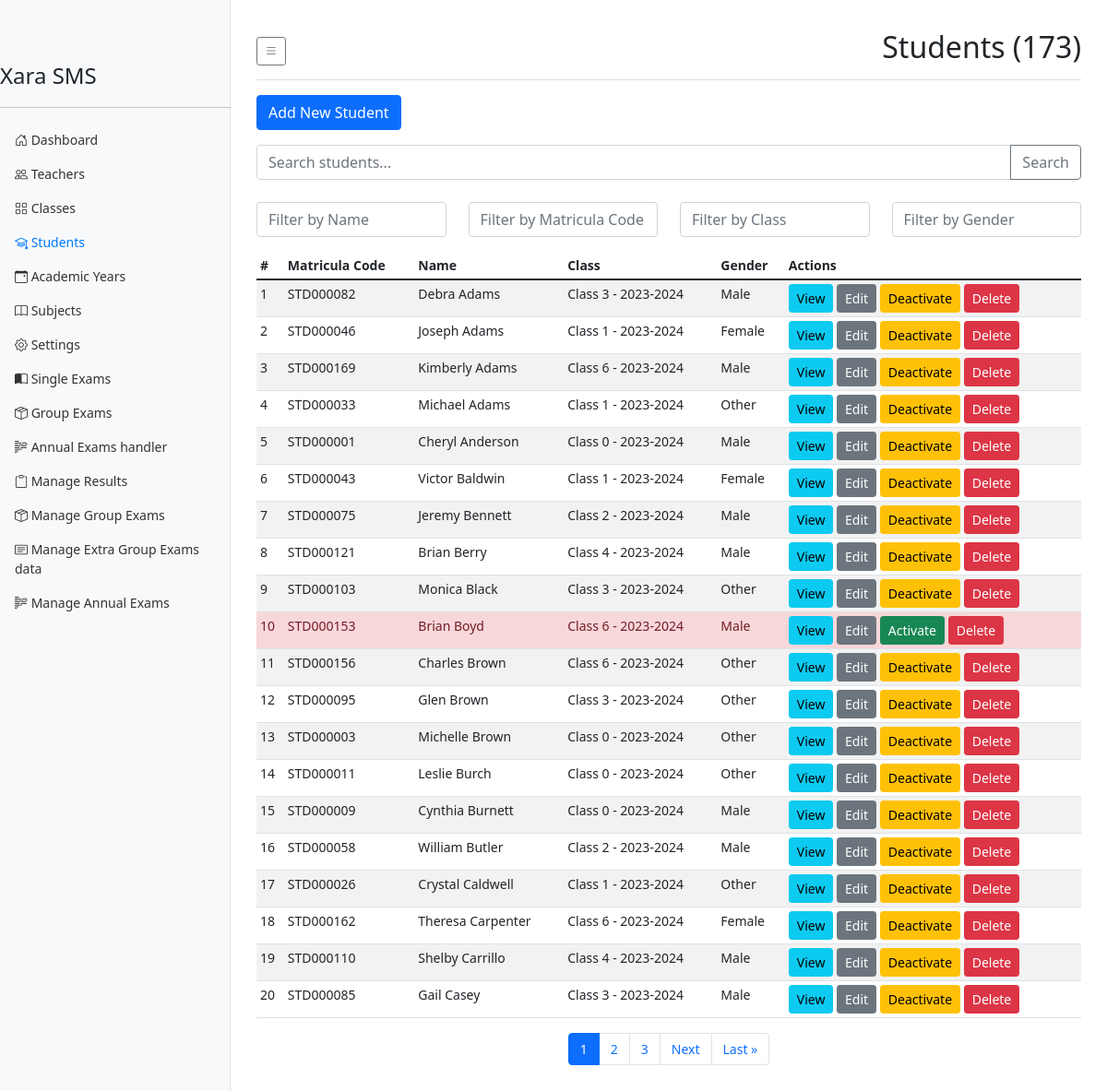
Page /users/students/ (signed in) on the committed database.
### result_system/models.py (models this page shows, shortened)
class Student(models.Model):
    school = models.ForeignKey(School, on_delete=models.CASCADE, related_name='students')
    first_name = models.CharField(max_length=100)
    last_name = models.CharField(max_length=100)
    matricula_code = models.CharField(max_length=15, unique=True)
    current_class = models.ForeignKey(Class, on_delete=models.SET_NULL, null=True, related_name='current_students')
    date_of_birth = models.DateField(null=True, blank=True)
    gender = models.CharField(max_length=1, choices=[('M', 'Male'), ('F', 'Female'), ('O', 'Other')], blank=True)
    address = models.TextField(blank=True)
    email = models.EmailField(blank=True)
    phone = models.CharField(max_length=20, blank=True)
    parent_name = models.CharField(max_length=200, blank=True)
    parent_contact = models.CharField(max_length=20, blank=True)
    parent_email = models.EmailField(blank=True)
    parent_address = models.TextField(blank=True)
    date_enrolled = models.DateField(default=timezone.now)
    picture = models.ImageField(upload_to='student_pictures/', blank=True, null=True)
    is_active = models.BooleanField(default=True)
    results_access_payed = models.BooleanField(default=False)
    results_access_date_payed = models.DateField(null=True, blank=True)
    results_access_phone_number_payed = models.CharField(max_length=20, blank=True)
    objects = StudentManager()
    class Meta:
        permissions = [
            ("can_view_student_grades", "Can view student grades"),
            ("can_edit_student_grades", "Can edit student grades"),
        ]

class Class(models.Model):
    school = models.ForeignKey(School, on_delete=models.CASCADE, related_name='classes')
    name = models.CharField(max_length=50)
    academic_year = models.ForeignKey(AcademicYear, on_delete=models.CASCADE, related_name='classes')
    capacity = models.PositiveIntegerField(default=3000)
    class_master = models.ForeignKey(
        'Teacher',  # Assuming you have a Teacher model
        on_delete=models.SET_NULL,
        null=True,
        blank=True,
        related_name='mastered_classes'
    )
    class Meta:
        unique_together = ('school', 'name', 'academic_year')
        verbose_name_plural = 'Classes'
    def __str__(self):
        return f"{self.name} - {self.academic_year.year}"

class AcademicYear(models.Model):
    school = models.ForeignKey(School, on_delete=models.CASCADE, related_name='academic_years')
    year = models.CharField(max_length=9)  # e.g., "2023-2024"
    start_date = models.DateField()
    end_date = models.DateField()
    is_current = models.BooleanField(default=False)
    class Meta:
        unique_together = ('school', 'year')
        indexes = [
            models.Index(fields=['school', 'is_current']),
        ]

### users/views.py (the view)
# urls.py: path('students/', StudentListView.as_view(), name='student_list'),
class StudentListView(SecretaryRequiredMixin, ListView):
    model = Student
    template_name = 'users/student_list.html'
    context_object_name = 'students'
    paginate_by = 20
    def get_queryset(self):
        queryset = Student.objects.filter(school=self.request.user.school).select_related('current_class')
        search_query = self.request.GET.get('search')
        if search_query:
            queryset = queryset.filter(
                Q(first_name__icontains=search_query) |
                Q(last_name__icontains=search_query) |
                Q(matricula_code__icontains=search_query)
            )
        return queryset.order_by('last_name', 'first_name')
    def get_context_data(self, **kwargs):
        context = super().get_context_data(**kwargs)
        context['total_students'] = self.get_queryset().count()
        return context

### result_system/models.py (called while the page is built)
    def get_queryset(self):
        return super().get_queryset().select_related('current_class')

### users/mixins.py (called while the page is built)
    def dispatch(self, request, *args, **kwargs):
        if not request.user.is_authenticated or request.user.user_type != 'S':
            raise PermissionDenied
        return super().dispatch(request, *args, **kwargs)

### templates/users/student_list.html (shortened to what this page needs)
{% extends "users/dashboard_base.html" %}
{% block page_title %}Students ({{ total_students }}){% endblock %}
{% block dashboard_content %}
<div class="row mb-3">
    <div class="col-12">
        <a href="{% url 'student_add' %}" class="btn btn-primary">Add New Student</a>
    </div>
</div>
<form class="mb-4">
    <div class="input-group">
        <input type="text" name="search" class="form-control" placeholder="Search students..." value="{{ request.GET.search }}">
        <button class="btn btn-outline-secondary" type="submit">Search</button>
    </div>
</form>
<div class="row mb-3">
    <div class="col-md-3">
        <input type="text" id="nameFilter" placeholder="Filter by Name" class="form-control">
    </div>
    <div class="col-md-3">
        <input type="text" id="matriculaFilter" placeholder="Filter by Matricula Code" class="form-control">
    </div>
    <div class="col-md-3">
        <input type="text" id="classFilter" placeholder="Filter by Class" class="form-control">
    </div>
    <div class="col-md-3">
        <input type="text" id="genderFilter" placeholder="Filter by Gender" class="form-control">
    </div>
</div>
<div class="table-responsive">
    <table class="table table-striped table-sm" id="studentsTable">
        <thead>
            <tr>
                <th>#</th>
                <th>Matricula Code</th>
                <th>Name</th>
                <th>Class</th>
                <th>Gender</th>
                <th>Actions</th>
            </tr>
        </thead>
        <tbody>
            {% for student in students %}
            <tr {% if not student.is_active %}style="background-color: #f8d7da; color: #721c24;"{% endif %}>
                <td class="student-number">{{ forloop.counter }}</td>
                <td class="student-matricula">{{ student.matricula_code }}</td>
                <td class="student-name">{{ student.first_name }} {{ student.last_name }}</td>
                <td class="student-class">{{ student.current_class|default:"Not Assigned" }}</td>
                <td class="student-gender">{{ student.get_gender_display }}</td>
                <td>
                    <a href="{% url 'student_detail' pk=student.pk %}" class="btn btn-sm btn-info">View</a>
                    <a href="{% url 'student_edit' pk=student.pk %}" class="btn btn-sm btn-secondary">Edit</a>
                    <form method="post" action="{% url 'toggle_student_active' pk=student.pk %}" style="display: inline;">
                        <button type="submit" class="btn btn-sm {% if student.is_active %}btn-warning{% else %}btn-success{% endif %}">
                            {% if student.is_active %}Deactivate{% else %}Activate{% endif %}
                        </button>
                    </form>
                    <a href="{% url 'student_delete' pk=student.pk %}" class="btn btn-sm btn-danger">Delete</a>
                </td>
            </tr>
            {% empty %}
            <tr>
                <td colspan="6">No students found.</td>
            </tr>
            {% endfor %}
        </tbody>
    </table>
</div>
{% if is_paginated %}
<nav aria-label="Page navigation">
    <ul class="pagination justify-content-center">
        {% for num in page_obj.paginator.page_range %}
            {% if page_obj.number == num %}
                <li class="page-item active"><a class="page-link" href="#">{{ num }}</a></li>
            {% elif num > page_obj.number|add:'-3' and num < page_obj.number|add:'3' %}
                <li class="page-item"><a class="page-link" href="?page={{ num }}">{{ num }}</a></li>
            {% endif %}
        {% endfor %}
        {% if page_obj.has_next %}
            <li class="page-item"><a class="page-link" href="?page={{ page_obj.next_page_number }}">Next</a></li>
            <li class="page-item"><a class="page-link" href="?page={{ page_obj.paginator.num_pages }}">Last &raquo;</a></li>
        {% endif %}
    </ul>
</nav>
{% endif %}
{% endblock dashboard_content %}

### templates/users/dashboard_base.html (style rules this page uses)
body { font-size: .875rem; }

### rows in the picture
Student: matricula_code "STD000082", first_name "Debra", last_name "Adams", current_class "Class 3 - 2023-2024", gender "Male", is_active "Deactivate"
Student: matricula_code "STD000046", first_name "Joseph", last_name "Adams", current_class "Class 1 - 2023-2024", gender "Female", is_active "Deactivate"
Student: matricula_code "STD000169", first_name "Kimberly", last_name "Adams", current_class "Class 6 - 2023-2024", gender "Male", is_active "Deactivate"
Student: matricula_code "STD000033", first_name "Michael", last_name "Adams", current_class "Class 1 - 2023-2024", gender "Other", is_active "Deactivate"
Student: matricula_code "STD000001", first_name "Cheryl", last_name "Anderson", current_class "Class 0 - 2023-2024", gender "Male", is_active "Deactivate"
Student: matricula_code "STD000043", first_name "Victor", last_name "Baldwin", current_class "Class 1 - 2023-2024", gender "Female", is_active "Deactivate"
Student: matricula_code "STD000075", first_name "Jeremy", last_name "Bennett", current_class "Class 2 - 2023-2024", gender "Male", is_active "Deactivate"
Student: matricula_code "STD000121", first_name "Brian", last_name "Berry", current_class "Class 4 - 2023-2024", gender "Male", is_active "Deactivate"
Student: matricula_code "STD000103", first_name "Monica", last_name "Black", current_class "Class 3 - 2023-2024", gender "Other", is_active "Deactivate"
Student: matricula_code "STD000153", first_name "Brian", last_name "Boyd", current_class "Class 6 - 2023-2024", gender "Male", is_active "Activate"
Student: matricula_code "STD000156", first_name "Charles", last_name "Brown", current_class "Class 6 - 2023-2024", gender "Other", is_active "Deactivate"
Student: matricula_code "STD000095", first_name "Glen", last_name "Brown", current_class "Class 3 - 2023-2024", gender "Other", is_active "Deactivate"
Student: matricula_code "STD000003", first_name "Michelle", last_name "Brown", current_class "Class 0 - 2023-2024", gender "Other", is_active "Deactivate"
Student: matricula_code "STD000011", first_name "Leslie", last_name "Burch", current_class "Class 0 - 2023-2024", gender "Other", is_active "Deactivate"
Student: matricula_code "STD000009", first_name "Cynthia", last_name "Burnett", current_class "Class 0 - 2023-2024", gender "Male", is_active "Deactivate"
Student: matricula_code "STD000058", first_name "William", last_name "Butler", current_class "Class 2 - 2023-2024", gender "Male", is_active "Deactivate"
Student: matricula_code "STD000026", first_name "Crystal", last_name "Caldwell", current_class "Class 1 - 2023-2024", gender "Other", is_active "Deactivate"
Student: matricula_code "STD000162", first_name "Theresa", last_name "Carpenter", current_class "Class 6 - 2023-2024", gender "Female", is_active "Deactivate"
Student: matricula_code "STD000110", first_name "Shelby", last_name "Carrillo", current_class "Class 4 - 2023-2024", gender "Male", is_active "Deactivate"
Student: matricula_code "STD000085", first_name "Gail", last_name "Casey", current_class "Class 3 - 2023-2024", gender "Male", is_active "Deactivate"

### other values in the picture
{{ total_students }} "173"
{{ num }} "1"
{{ num }} "2" "3"
